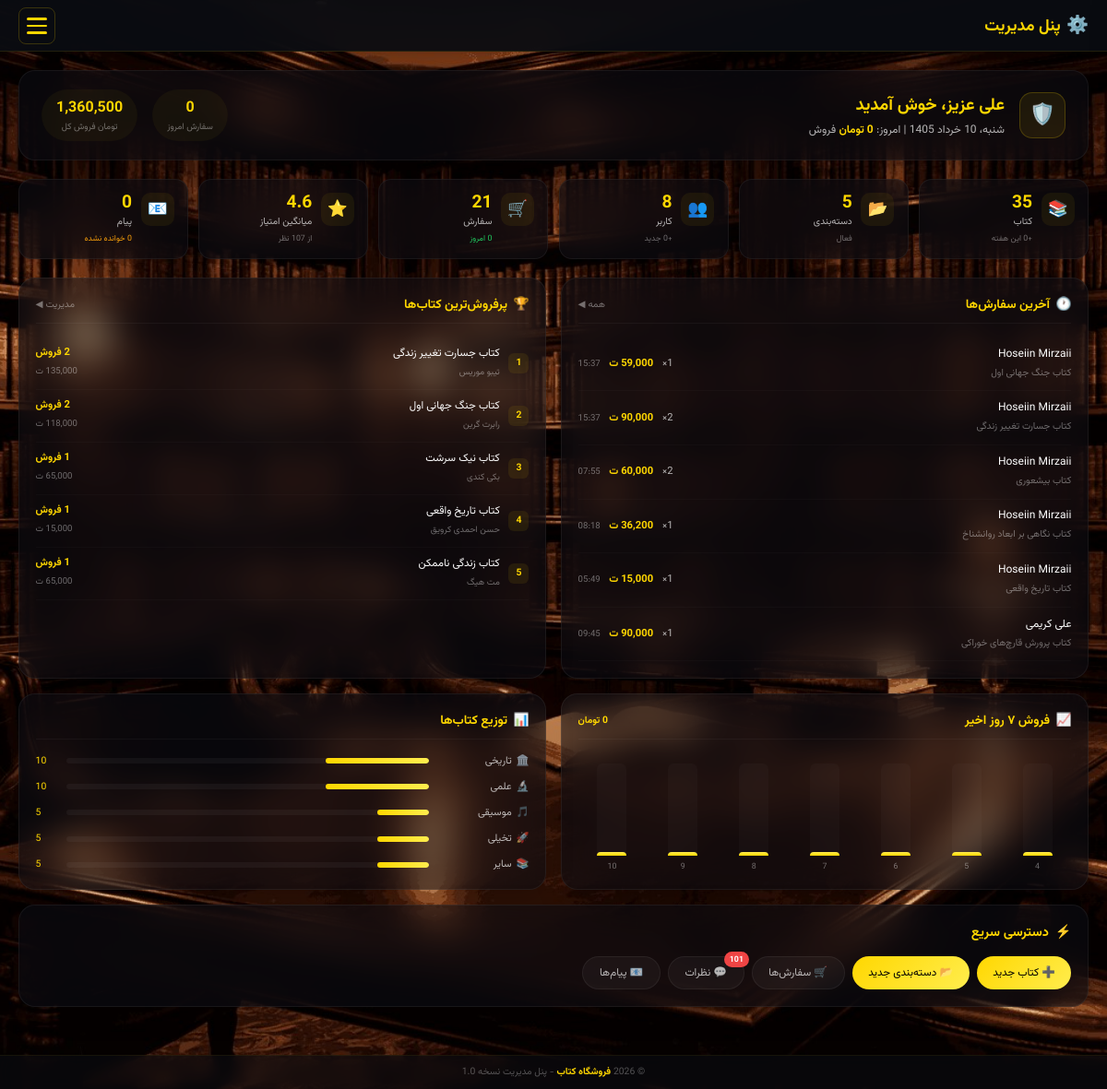
The app's page /admin/admin_panel.php (signed in) with its own data.
### tables this page shows
CREATE TABLE `orders` (
  `order_id` int(11) NOT NULL,
  `user_id` int(11) NOT NULL,
  `book_id` int(11) NOT NULL,
  `order_date` timestamp NOT NULL DEFAULT current_timestamp(),
  `quantity` int(11) NOT NULL,
  `total_price` int(11) NOT NULL
);

CREATE TABLE `users` (
  `user_id` int(11) NOT NULL,
  `first_name` varchar(50) NOT NULL,
  `last_name` varchar(50) NOT NULL,
  `username` varchar(50) NOT NULL,
  `address` varchar(255) DEFAULT NULL,
  `email` varchar(100) NOT NULL,
  `password` varchar(255) NOT NULL,
  `user_type` enum('owner','admin','user') DEFAULT 'user',
  `created_at` timestamp NOT NULL DEFAULT current_timestamp()
);

CREATE TABLE `books` (
  `book_id` int(11) NOT NULL,
  `name` varchar(100) NOT NULL,
  `author` varchar(100) NOT NULL,
  `publication_year` year(4) NOT NULL,
  `image` varchar(255) NOT NULL,
  `category_id` int(11) DEFAULT NULL,
  `price` int(11) NOT NULL,
  `caption` text DEFAULT NULL,
  `created_at` timestamp NOT NULL DEFAULT current_timestamp(),
  `description` text DEFAULT NULL
);

CREATE TABLE `categories` (
  `category_id` int(11) NOT NULL,
  `category_name` varchar(50) NOT NULL,
  `category_slug` varchar(50) NOT NULL,
  `category_icon` varchar(50) DEFAULT NULL,
  `category_description` text DEFAULT NULL,
  `parent_id` int(11) DEFAULT NULL,
  `created_at` timestamp NOT NULL DEFAULT current_timestamp()
);

### admin/admin_panel.php (the view, shortened to what this page needs)
<?php
include '../database/config.php';
function gregorian_to_jalali($gy, $gm, $gd)
{
    $g_d_m = [0, 31, 59, 90, 120, 151, 181, 212, 243, 273, 304, 334];
    $jy = ($gy <= 1600) ? 0 : 979;
    $gy -= ($gy <= 1600) ? 621 : 1600;
    $gy2 = ($gm > 2) ? ($gy + 1) : $gy;
    $days = (365 * $gy) + ((int)(($gy2 + 3) / 4)) - ((int)(($gy2 + 99) / 100)) + ((int)(($gy2 + 399) / 400)) - 80 + $gd + $g_d_m[$gm - 1];
    $jy += 33 * ((int)($days / 12053));
    $days %= 12053;
    $jy += 4 * ((int)($days / 1461));
    $days %= 1461;
    if ($days > 365) {
        $jy += (int)(($days - 1) / 365);
        $days = ($days - 1) % 365;
    }
    $jm = ($days < 186) ? 1 + (int)($days / 31) : 7 + (int)(($days - 186) / 30);
    $jd = ($days < 186) ? ($days % 31) + 1 : (($days - 186) % 30) + 1;
    return [$jy, $jm, $jd];
}
function jdate($format, $timestamp = null)
{
    if ($timestamp === null) $timestamp = time();
    list($gy, $gm, $gd) = gregorian_to_jalali(date('Y', $timestamp), date('m', $timestamp), date('d', $timestamp));
    $days_fa = ['شنبه', 'یکشنبه', 'دوشنبه', 'سه‌شنبه', 'چهارشنبه', 'پنج‌شنبه', 'جمعه'];
    $months_fa = ['فروردین', 'اردیبهشت', 'خرداد', 'تیر', 'مرداد', 'شهریور', 'مهر', 'آبان', 'آذر', 'دی', 'بهمن', 'اسفند'];
    switch ($format) {
        case 'l, d F Y':
            return "{$days_fa[date('w',$timestamp)]}، $gd {$months_fa[$gm - 1]} $gy";
        case 'H:i':
            return date('H:i', $timestamp);
        case 'd':
            return $gd;
    }
}
$stats = [];
foreach (['books', 'categories'] as $t) {
    $r = $conn->query("SELECT COUNT(*) as c FROM $t" . ($t == 'users' ? " WHERE user_type = 'user'" : ""));
    $stats[$t] = $r->fetch_assoc()['c'];
}
$r = $conn->query("SELECT COUNT(*) as c FROM users WHERE user_type = 'user'");
$stats['users'] = $r->fetch_assoc()['c'];
$r = $conn->query("SELECT COUNT(*) as c FROM orders");
$stats['orders'] = $r->fetch_assoc()['c'];
$r = $conn->query("SELECT COUNT(*) as c FROM comments");
$stats['comments'] = $r->fetch_assoc()['c'];
$r = $conn->query("SELECT COUNT(*) as c FROM messages");
$stats['messages'] = $r->fetch_assoc()['c'];
$r = $conn->query("SELECT COALESCE(SUM(total_price), 0) as t FROM orders");
$stats['revenue'] = $r->fetch_assoc()['t'];
$r = $conn->query("SELECT AVG(rating) as a FROM comments WHERE rating > 0");
$stats['avg_rating'] = round($r->fetch_assoc()['a'] ?? 0, 1);
$today = date('Y-m-d');
$r = $conn->query("SELECT COUNT(*) as c, COALESCE(SUM(total_price), 0) as t FROM orders WHERE DATE(order_date) = '$today'");
$td = $r->fetch_assoc();
$stats['orders_today'] = $td['c'];
$stats['revenue_today'] = $td['t'];
$r = $conn->query("SELECT COUNT(*) as c FROM users WHERE user_type = 'user' AND created_at >= DATE_SUB(NOW(), INTERVAL 7 DAY)");
$stats['new_users_week'] = $r->fetch_assoc()['c'];
$r = $conn->query("SELECT COUNT(*) as c FROM books WHERE created_at >= DATE_SUB(NOW(), INTERVAL 7 DAY)");
$stats['new_books_week'] = $r->fetch_assoc()['c'];
$r = $conn->query("SELECT COUNT(*) as c FROM comments WHERE admin_response IS NULL OR admin_response = ''");
$stats['pending_comments'] = $r->fetch_assoc()['c'];
$recent_orders = [];
$r = $conn->query("SELECT o.*, u.first_name, u.last_name, b.name as book_name, b.book_id
    FROM orders o JOIN users u ON o.user_id = u.user_id JOIN books b ON o.book_id = b.book_id
    ORDER BY o.order_date DESC LIMIT 6");
while ($row = $r->fetch_assoc()) $recent_orders[] = $row;
$top_books = [];
$r = $conn->query("SELECT b.name, b.book_id, b.author, COUNT(o.order_id) as cnt, COALESCE(SUM(o.total_price),0) as rev
    FROM books b LEFT JOIN orders o ON b.book_id = o.book_id
    GROUP BY b.book_id ORDER BY cnt DESC LIMIT 5");
while ($row = $r->fetch_assoc()) $top_books[] = $row;
$weekly_sales = [];
for ($i = 6; $i >= 0; $i--) {
    $d = date('Y-m-d', strtotime("-$i days"));
    $r = $conn->query("SELECT COALESCE(SUM(total_price), 0) as t FROM orders WHERE DATE(order_date) = '$d'");
    $weekly_sales[] = ['date' => $d, 'total' => $r->fetch_assoc()['t'], 'label' => jdate('d', strtotime($d))];
}
$max_sale = max(array_column($weekly_sales, 'total')) ?: 1;
$cat_stats = [];
$r = $conn->query("SELECT c.category_id, c.category_name, c.category_icon, COUNT(b.book_id) as cnt
    FROM categories c LEFT JOIN books b ON c.category_id = b.category_id
    GROUP BY c.category_id ORDER BY cnt DESC");
while ($row = $r->fetch_assoc()) $cat_stats[] = $row;
$total_books = $stats['books'] ?: 1;
?>
<link rel="stylesheet" href="../static/css/admin_panel.css">
<div class="dashboard">
    <div class="glass-card welcome-card">
        <div class="welcome-left">
            <div class="welcome-avatar"><?= $_SESSION['user_type'] === 'owner' ? '👑' : '🛡️' ?></div>
            <div>
                <h2 class="welcome-name"><?= htmlspecialchars($_SESSION['first_name'] ?? 'مدیر') ?> عزیز، خوش آمدید</h2>
                <p class="welcome-date"><?= jdate('l, d F Y') ?> | امروز: <strong><?= number_format($stats['revenue_today']) ?> تومان</strong> فروش</p>
            </div>
        </div>
        <div class="welcome-right">
            <div class="mini-stat">
                <span class="mini-stat-val"><?= number_format($stats['orders_today']) ?></span>
                <span class="mini-stat-lbl">سفارش امروز</span>
            </div>
            <div class="mini-stat">
                <span class="mini-stat-val"><?= number_format($stats['revenue']) ?></span>
                <span class="mini-stat-lbl">تومان فروش کل</span>
            </div>
        </div>
    </div>
    <div class="stats-row">
        <div class="stat-box">
            <div class="stat-icon">📚</div>
            <div class="stat-info">
                <span class="stat-num"><?= number_format($stats['books']) ?></span>
                <span class="stat-lbl">کتاب</span>
                <span class="stat-sub">+<?= $stats['new_books_week'] ?> این هفته</span>
            </div>
        </div>
        <div class="stat-box">
            <div class="stat-icon">📂</div>
            <div class="stat-info">
                <span class="stat-num"><?= number_format($stats['categories']) ?></span>
                <span class="stat-lbl">دسته‌بندی</span>
                <span class="stat-sub">فعال</span>
            </div>
        </div>
        <div class="stat-box">
            <div class="stat-icon">👥</div>
            <div class="stat-info">
                <span class="stat-num"><?= number_format($stats['users']) ?></span>
                <span class="stat-lbl">کاربر</span>
                <span class="stat-sub">+<?= $stats['new_users_week'] ?> جدید</span>
            </div>
        </div>
        <div class="stat-box">
            <div class="stat-icon">🛒</div>
            <div class="stat-info">
                <span class="stat-num"><?= number_format($stats['orders']) ?></span>
                <span class="stat-lbl">سفارش</span>
                <span class="stat-sub positive"><?= $stats['orders_today'] ?> امروز</span>
            </div>
        </div>
        <div class="stat-box">
            <div class="stat-icon">⭐</div>
            <div class="stat-info">
                <span class="stat-num"><?= $stats['avg_rating'] ?></span>
                <span class="stat-lbl">میانگین امتیاز</span>
                <span class="stat-sub">از <?= number_format($stats['comments']) ?> نظر</span>
            </div>
        </div>
        <div class="stat-box">
            <div class="stat-icon">📧</div>
            <div class="stat-info">
                <span class="stat-num"><?= number_format($stats['messages']) ?></span>
                <span class="stat-lbl">پیام</span>
                <span class="stat-sub warning"><?= $stats['messages'] ?> خوانده نشده</span>
            </div>
        </div>
    </div>
    <div class="panels-row">
        <div class="glass-card panel">
            <div class="panel-head">
                <h3><span>🕐</span> آخرین سفارش‌ها</h3>
                <a href="list_orders.php">همه ◀</a>
            </div>
            <div class="panel-body">
                <?php foreach ($recent_orders as $o): ?>
                    <div class="order-row">
                        <div class="order-user">
                            <span class="order-name"><?= htmlspecialchars($o['first_name'] . ' ' . $o['last_name']) ?></span>
                            <span class="order-book"><?= htmlspecialchars(mb_substr($o['book_name'], 0, 28)) ?></span>
                        </div>
                        <div class="order-detail">
                            <span><?= $o['quantity'] ?>×</span>
                            <span class="order-amount"><?= number_format($o['total_price']) ?> ت</span>
                            <span class="order-time"><?= jdate('H:i', strtotime($o['order_date'])) ?></span>
                        </div>
                    </div>
                <?php endforeach; ?>
            </div>
        </div>
        <div class="glass-card panel">
            <div class="panel-head">
                <h3><span>🏆</span> پرفروش‌ترین کتاب‌ها</h3>
                <a href="list_book.php">مدیریت ◀</a>
            </div>
            <div class="panel-body">
                <?php foreach ($top_books as $i => $b): ?>
                    <div class="book-row">
                        <span class="book-rank"><?= $i + 1 ?></span>
                        <div class="book-detail">
                            <span class="book-title"><?= htmlspecialchars(mb_substr($b['name'], 0, 30)) ?></span>
                            <span class="book-author"><?= htmlspecialchars($b['author'] ?? 'نامشخص') ?></span>
                        </div>
                        <div class="book-sales-info">
                            <span class="sales-count"><?= $b['cnt'] ?> فروش</span>
                            <span class="sales-rev"><?= number_format($b['rev']) ?> ت</span>
                        </div>
                    </div>
                <?php endforeach; ?>
            </div>
        </div>
    </div>
    <div class="panels-row">
        <div class="glass-card panel">
            <div class="panel-head">
                <h3><span>📈</span> فروش ۷ روز اخیر</h3>
                <span class="panel-sum"><?= number_format(array_sum(array_column($weekly_sales, 'total'))) ?> تومان</span>
            </div>
            <div class="chart-bars">
                <?php foreach ($weekly_sales as $d): ?>
                    <div class="bar-col">
                        <div class="bar-container">
                            <div class="bar-fill" style="height:<?= max(4, ($d['total'] / $max_sale) * 100) ?>%">
                            </div>
                        </div>
                        <span class="bar-label"><?= $d['label'] ?></span>
                    </div>
                <?php endforeach; ?>
            </div>
        </div>
        <div class="glass-card panel">
            <div class="panel-head">
                <h3><span>📊</span> توزیع کتاب‌ها</h3>
            </div>
            <div class="dist-list">
                <?php foreach ($cat_stats as $c): ?>
                    <div class="dist-item">
                        <div class="dist-label">
                            <span><?= htmlspecialchars($c['category_icon'] ?? '📁') ?></span>
                            <span><?= htmlspecialchars($c['category_name']) ?></span>
                        </div>
                        <div class="dist-bar-wrap">
                            <div class="dist-bar" style="width:<?= ($c['cnt'] / $total_books) * 100 ?>%"></div>
                        </div>
                        <span class="dist-num"><?= $c['cnt'] ?></span>
                    </div>
                <?php endforeach; ?>
            </div>
        </div>
    </div>
    <div class="glass-card quick-actions">
        <h3><span>⚡</span> دسترسی سریع</h3>
        <div class="actions-row">
            <a href="add_book.php" class="act-btn act-primary">➕ کتاب جدید</a>
            <a href="add_category.php" class="act-btn act-primary">📂 دسته‌بندی جدید</a>
            <a href="list_orders.php" class="act-btn act-secondary">🛒 سفارش‌ها</a>
            <a href="list_comments.php" class="act-btn act-secondary">
                💬 نظرات
                <?php if ($stats['pending_comments'] > 0): ?>
                    <span class="act-badge"><?= $stats['pending_comments'] ?></span>
                <?php endif; ?>
            </a>
            <a href="list_messages.php" class="act-btn act-secondary">
                📧 پیام‌ها
            </a>
        </div>
    </div>
</div>
<?php
include '../includes/header-admin.php';
?>

### static/css/header-admin.css (style rules this page uses)
* { margin: 0; padding: 0; box-sizing: border-box; }
:root { --primary: #ffd700; --primary-dark: #e6be00; --bg-header: rgba(10, 12, 18, 0.94); --bg-drawer: rgba(15, 18, 25, 0.98); --bg-hover: rgba(255, 215, 0, 0.08); --bg-active: rgba(255, 215, 0, 0.12); --text-primary: #ffffff; --text-secondary: rgba(255, 255, 255, 0.75); --text-muted: rgba(255, 255, 255, 0.45); --border-light: rgba(255, 215, 0, 0.1); --danger: #ef4444; --success: #22c55e; }
body { font-family: "Vazirmatn", system-ui, sans-serif; background-image: url("/new-web/static/images/background.jpg"); background-attachment: fixed; background-size: cover; background-position: center; font-size: 14px; min-height: 100vh; display: flex; flex-direction: column; color: white; }

### records on screen
orders: user.last_name "Hoseiin Mirzaii", book.name "کتاب جنگ جهانی اول", quantity "1", order_date "15:37"
orders: user.last_name "Hoseiin Mirzaii", book.name "کتاب جسارت تغییر زندگی", quantity "2", total_price "90,000", order_date "15:37"
orders: user.last_name "Hoseiin Mirzaii", book.name "کتاب بیشعوری", quantity "2", total_price "60,000", order_date "07:55"
orders: user.last_name "Hoseiin Mirzaii", book.name "کتاب نگاهی بر ابعاد روانشناخ", quantity "1", total_price "36,200", order_date "08:18"
orders: user.last_name "Hoseiin Mirzaii", book.name "کتاب تاریخ واقعی", quantity "1", order_date "05:49"
orders: user.last_name "علی کریمی", book.name "کتاب پرورش قارچ‌های خوراکی", quantity "1", total_price "90,000", order_date "09:45"
books: name "کتاب جسارت تغییر زندگی", author "تیبو موریس", cnt "2", rev "135,000"
books: name "کتاب جنگ جهانی اول", author "رابرت گرین", cnt "2", rev "118,000"
books: name "کتاب نیک‌ سرشت", author "بکی کندی", cnt "1", rev "65,000"
books: name "کتاب تاریخ واقعی", author "حسن احمدی کرویق", cnt "1", rev "15,000"
books: name "کتاب زندگی ناممکن", author "مت هیگ", cnt "1", rev "65,000"
categories: category_icon "🏛️", category_name "تاریخی", cnt "10"
categories: category_icon "🔬", category_name "علمی", cnt "10"
categories: category_icon "🎵", category_name "موسیقی", cnt "5"
categories: category_icon "🚀", category_name "تخیلی", cnt "5"
categories: category_icon "📚", category_name "سایر", cnt "5"

### other values on screen
$_SESSION['first_name'] "علی"
$stats['revenue_today'] "0"
$stats['orders_today'] "0"
$stats['revenue'] "1,360,500"
$stats['books'] "35"
$stats['new_books_week'] "0"
$stats['categories'] "5"
$stats['users'] "8"
$stats['orders'] "21"
$stats['avg_rating'] "4.6"
$stats['messages'] "0"
$d['label'] "4"
$d['label'] "5"
$d['label'] "6"
$d['label'] "7"
